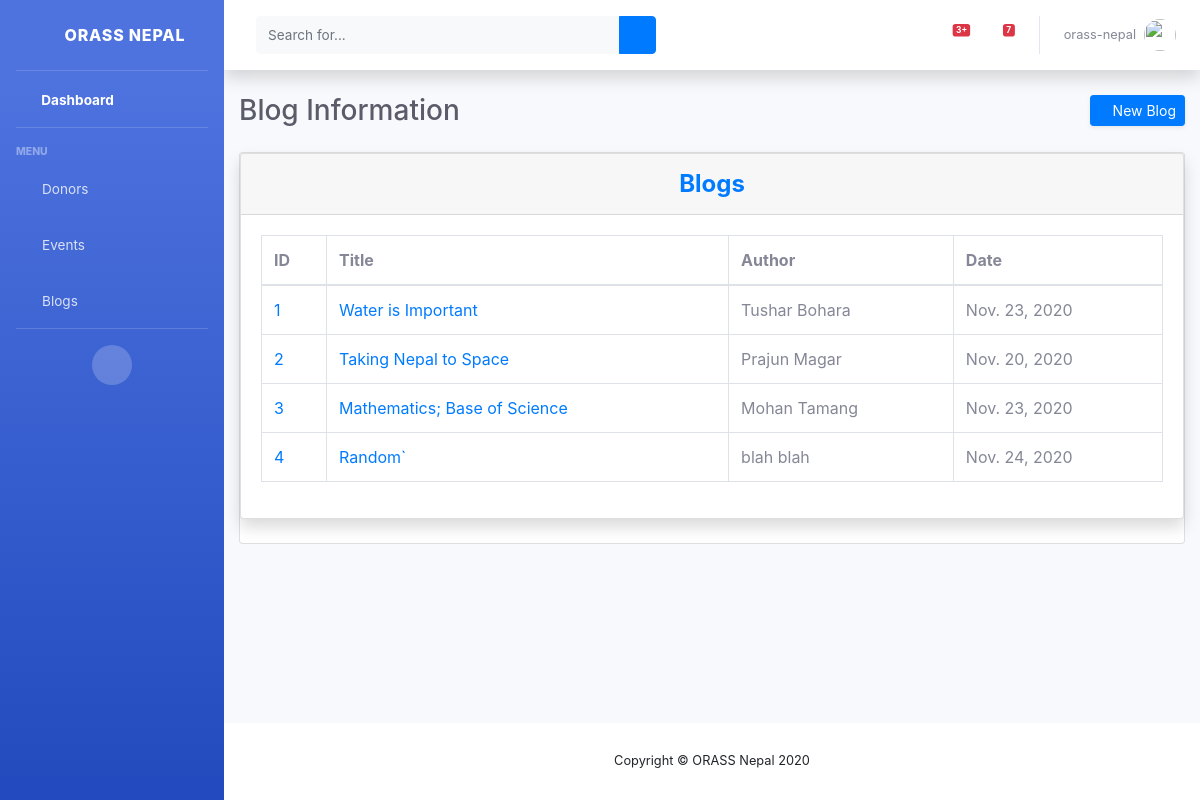
The app's page /view/blogs/ (signed in) with its own data.
### web/models.py (models this page shows, shortened)
class Blog(models.Model):
    title = models.CharField(max_length=255)
    category = models.CharField(max_length=150)
    author = models.CharField(max_length=100)
    body = models.TextField()
    post_date = models.DateField(default=timezone.now)

### web/views.py (the view)
# urls.py: path('view/blogs/', login_required(BlogList.as_view(), login_url='/staff'),
class BlogList(ListView):
    model = Blog
    template_name = 'staff/view_blog.html'
    context_object_name = 'blogs'

### web/templates/staff/view_blog.html (shortened to what this page needs)
{% extends "staff/base.html" %}
{% load static %}
{% block css %}
<link href="{% static 'vendor/datatables/dataTables.bootstrap4.min.css' %}" rel="stylesheet">
<link rel="stylesheet" href="https://netdna.bootstrapcdn.com/font-awesome/4.7.0/css/font-awesome.css">
{% endblock css %}
{% block content %}
<div class="d-sm-flex align-items-center justify-content-between mb-4">
    <h1 class="h3 mb-0 text-gray-800">Blog Information</h1>
    <a href="{% url 'web:blog-creation' %}" class="d-none d-sm-inline-block btn btn-sm btn-primary shadow-sm">
        <i class="fas fa-upload fa-sm text-white-50"></i>
        New Blog
    </a>
</div>
<div class="card mb-12">
    <div class="card shadow mb-4">
        <div class="card-header py-3">
            <h4 class="m-0 font-weight-bold text-primary" style="text-align: center">Blogs</h4>
        </div>
        <div class="card-body">
            <div class="table-responsive">
                <table class="table table-bordered" id="dataTable" width="100%" cellspacing="0">
                    <thead>
                    <tr>
                        <th>ID</th>
                        <th>Title </th>
                        <th>Author</th>
                        <th>Date</th>
                    </tr>
                    </thead>
                    <tbody>
                    {% for blog in blogs %}
                        <tr>
                            <td><a href="{% url 'web:blog-detail' blog.id %}">{{ blog.id }}</a></td>
                            <td><a href="{% url 'web:blog-detail' blog.id %}">{{ blog.title }}</a></td>
                            <td>{{ blog.author }}</td>
                            <td>{{ blog.post_date }}</td>
                        </tr>
                    {% endfor %}
                    </tbody>
                </table>
            </div>
        </div>
    </div>
</div>
{% endblock content %}

### web/templates/staff/base.html (shortened to what this page needs)
{% load static %}
<!DOCTYPE html>
<html lang="en">
<head>
    <link href="{% static 'vendor/fontawesome-free/css/all.min.css' %}" rel="stylesheet" type="text/css">
    <link href="{% static 'css/sb-admin-2.min.css' %}" rel="stylesheet">
    <link rel="stylesheet" href="https://netdna.bootstrapcdn.com/font-awesome/4.7.0/css/font-awesome.css">
    <link rel="stylesheet" href="https://stackpath.bootstrapcdn.com/bootstrap/4.1.3/css/bootstrap.min.css">
    {% block css %}
    {% endblock css %}
</head>
<body id="page-top">
    <div id="wrapper">
        <ul class="navbar-nav bg-gradient-primary sidebar sidebar-dark accordion" id="accordionSidebar">
            <a class="sidebar-brand d-flex align-items-center justify-content-center" href="{% url 'web:dashboard' %}">
                <div class="sidebar-brand-icon rotate-n-15">
                    <i class="fas fa-laugh-wink"></i>
                </div>
                <div class="sidebar-brand-text mx-3">ORASS Nepal</div>
            </a>
            <hr class="sidebar-divider my-0">
            <li class="nav-item active">
                <a class="nav-link" href="{% url 'web:dashboard' %}">
                    <i class="fas fa-fw fa-tachometer-alt"></i>
                    <span>Dashboard</span></a>
            </li>
            <hr class="sidebar-divider">
            <div class="sidebar-heading">
                Menu
            </div>
            <li class="nav-item">
                <a class="nav-link" href="{% url 'web:view-donor' %}">
                    <i class="fas fa-fw fa-donate"></i>
                    <span>Donors</span></a>
            </li>
            <li class="nav-item">
                <a class="nav-link" href="{% url 'web:view-event' %}">
                    <i class="fas fa-fw fa-table"></i>
                    <span>Events</span></a>
            </li>
            <li class="nav-item">
                <a class="nav-link" href="{% url 'web:view-blog' %}">
                    <i class="fas fa-fw fa-blog"></i>
                    <span>Blogs</span></a>
            </li>
            <hr class="sidebar-divider d-none d-md-block">
            <div class="text-center d-none d-md-inline">
                <button class="rounded-circle border-0" id="sidebarToggle"></button>
            </div>
        </ul>
        <div id="content-wrapper" class="d-flex flex-column">
            <div id="content">
                <nav class="navbar navbar-expand navbar-light bg-white topbar mb-4 static-top shadow">
                    <form
                        class="d-none d-sm-inline-block form-inline mr-auto ml-md-3 my-2 my-md-0 mw-100 navbar-search">
                        <div class="input-group">
                            <input type="text" class="form-control bg-light border-0 small" placeholder="Search for..."
                                aria-label="Search" aria-describedby="basic-addon2">
                            <div class="input-group-append">
                                <button class="btn btn-primary" type="button">
                                    <i class="fas fa-search fa-sm"></i>
                                </button>
                            </div>
                        </div>
                    </form>
                    <ul class="navbar-nav ml-auto">
                        <li class="nav-item dropdown no-arrow mx-1">
                            <a class="nav-link dropdown-toggle" href="#" id="alertsDropdown" role="button"
                                data-toggle="dropdown" aria-haspopup="true" aria-expanded="false">
                                <span class="badge badge-danger badge-counter">3+</span>
                            </a>
                        </li>
                        <li class="nav-item dropdown no-arrow mx-1">
                            <a class="nav-link dropdown-toggle" href="#" id="messagesDropdown" role="button"
                                data-toggle="dropdown" aria-haspopup="true" aria-expanded="false">
                                <i class="fas fa-envelope fa-fw"></i>
                                <span class="badge badge-danger badge-counter">7</span>
                            </a>
                        </li>
                        <li class="nav-item dropdown no-arrow">
                            <a class="nav-link dropdown-toggle" href="#" id="userDropdown" role="button"
                                data-toggle="dropdown" aria-haspopup="true" aria-expanded="false">
                                <span class="mr-2 d-none d-lg-inline text-gray-600 small">{{ user.username }}</span>
                                <img class="img-profile rounded-circle"
                                    src="{% static 'images/undraw_profile.svg' %}">
                            </a>
                        </li>
                    </ul>
                </nav>
                <div class="container-fluid">
                    {% block content %}
                    {% endblock content %}
                </div>
            </div>
            <footer class="sticky-footer bg-white">
                <div class="container my-auto">
                    <div class="copyright text-center my-auto">
                        <span>Copyright &copy; ORASS Nepal 2020</span>
                    </div>
                </div>
            </footer>
        </div>
    </div>
</body>
</html>

### records on screen
Blog: id "1", title "Water is Important", author "Tushar Bohara", post_date "Nov. 23, 2020"
Blog: id "2", title "Taking Nepal to Space", author "Prajun Magar", post_date "Nov. 20, 2020"
Blog: id "3", title "Mathematics; Base of Science", author "Mohan Tamang", post_date "Nov. 23, 2020"
Blog: id "4", title "Random`", author "blah blah", post_date "Nov. 24, 2020"

### other values on screen
{{ user.username }} "orass-nepal"
